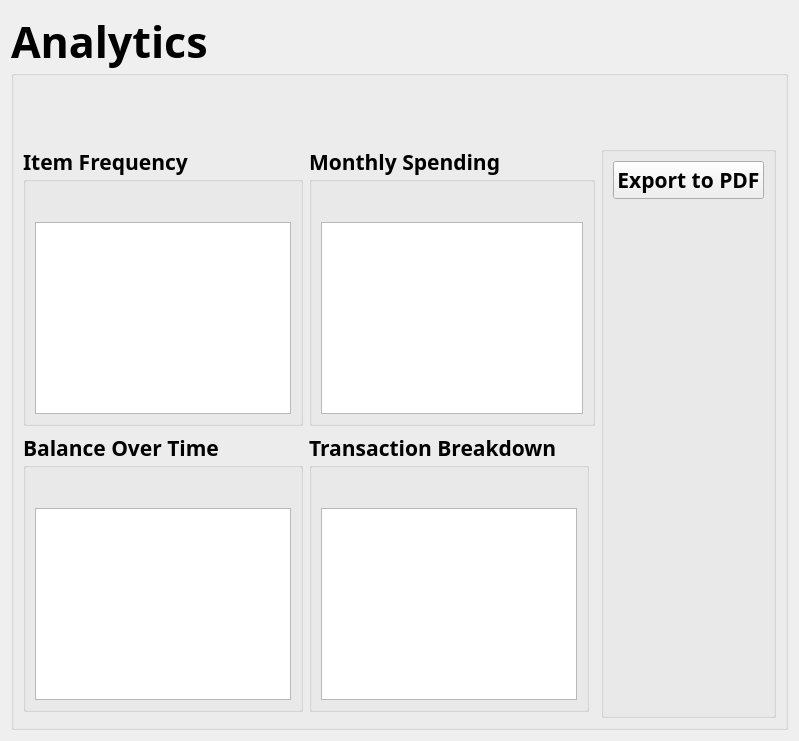
          <widget class="QWidget" name="pageDashboard_user">
           <layout class="QGridLayout" name="gridLayout_20">
            <item row="0" column="0">
             <widget class="QGroupBox" name="groupBox_5">
              <property name="font">
               <font>
                <family>Segoe UI Black</family>
                <pointsize>32</pointsize>
                <weight>75</weight>
                <bold>true</bold>
               </font>
              </property>
              <property name="title">
               <string>Analytics</string>
              </property>
              <property name="alignment">
               <set>Qt::AlignLeading|Qt::AlignLeft|Qt::AlignTop</set>
              </property>
              <property name="flat">
               <bool>false</bool>
              </property>
              <layout class="QGridLayout" name="gridLayout_30">
               <property name="topMargin">
                <number>70</number>
               </property>
               <item row="1" column="0">
                <widget class="QGroupBox" name="groupBox_35">
                 <property name="font">
                  <font>
                   <family>Segoe UI Semibold</family>
                   <pointsize>16</pointsize>
                   <weight>75</weight>
                   <bold>true</bold>
                  </font>
                 </property>
                 <property name="title">
                  <string>Balance Over Time</string>
                 </property>
                 <layout class="QVBoxLayout" name="verticalLayout_14">
                  <property name="topMargin">
                   <number>40</number>
                  </property>
                  <item>
                   <widget class="QGraphicsView" name="balance_over_time_user"/>
                  </item>
                 </layout>
                </widget>
               </item>
               <item row="0" column="1" colspan="2">
                <widget class="QGroupBox" name="groupBox_31">
                 <property name="font">
                  <font>
                   <family>Segoe UI Semibold</family>
                   <pointsize>16</pointsize>
                   <weight>75</weight>
                   <bold>true</bold>
                  </font>
                 </property>
                 <property name="title">
                  <string>Monthly Spending</string>
                 </property>
                 <layout class="QVBoxLayout" name="verticalLayout_11">
                  <property name="topMargin">
                   <number>40</number>
                  </property>
                  <item>
                   <widget class="QGraphicsView" name="monthly_transaction_amount_user"/>
                  </item>
                 </layout>
                </widget>
               </item>
               <item row="0" column="0">
                <widget class="QGroupBox" name="groupBox_33">
                 <property name="font">
                  <font>
                   <family>Segoe UI Semibold</family>
                   <pointsize>16</pointsize>
                   <weight>75</weight>
                   <bold>true</bold>
                  </font>
                 </property>
                 <property name="title">
                  <string>Item Frequency</string>
                 </property>
                 <layout class="QVBoxLayout" name="verticalLayout_12">
                  <property name="topMargin">
                   <number>40</number>
                  </property>
                  <item>
                   <widget class="QGraphicsView" name="transaction_distribution_user"/>
                  </item>
                 </layout>
                </widget>
               </item>
               <item row="1" column="1">
                <widget class="QGroupBox" name="groupBox_34">
                 <property name="font">
                  <font>
                   <family>Segoe UI Semibold</family>
                   <pointsize>16</pointsize>
                   <weight>75</weight>
                   <bold>true</bold>
                  </font>
                 </property>
                 <property name="title">
                  <string>Transaction Breakdown</string>
                 </property>
                 <layout class="QVBoxLayout" name="verticalLayout_13">
                  <property name="topMargin">
                   <number>40</number>
                  </property>
                  <item>
                   <widget class="QGraphicsView" name="transaction_breakdown_user"/>
                  </item>
                 </layout>
                </widget>
               </item>
               <item row="0" column="3" rowspan="3">
                <widget class="QGroupBox" name="groupBox_32">
                 <property name="title">
                  <string/>
                 </property>
                 <layout class="QGridLayout" name="gridLayout_13">
                  <item row="0" column="0">
                   <widget class="QPushButton" name="exportPDF_user">
                    <property name="sizePolicy">
                     <sizepolicy hsizetype="Minimum" vsizetype="Fixed">
                      <horstretch>0</horstretch>
                      <verstretch>0</verstretch>
                     </sizepolicy>
                    </property>
                    <property name="minimumSize">
                     <size>
                      <width>100</width>
                      <height>0</height>
                     </size>
                    </property>
                    <property name="font">
                     <font>
                      <family>Segoe UI Semibold</family>
                      <pointsize>16</pointsize>
                     </font>
                    </property>
                    <property name="text">
                     <string>Export to PDF</string>
                    </property>
                   </widget>
                  </item>
                  <item row="1" column="0">
                   <spacer name="verticalSpacer">
                    <property name="orientation">
                     <enum>Qt::Vertical</enum>
                    </property>
                    <property name="sizeHint" stdset="0">
                     <size>
                      <width>20</width>
                      <height>40</height>
                     </size>
                    </property>
                   </spacer>
                  </item>
                 </layout>
                </widget>
               </item>
              </layout>
              <zorder>groupBox_32</zorder>
              <zorder>groupBox_33</zorder>
              <zorder>groupBox_31</zorder>
              <zorder>groupBox_34</zorder>
              <zorder>groupBox_35</zorder>
             </widget>
            </item>
           </layout>
          </widget>
